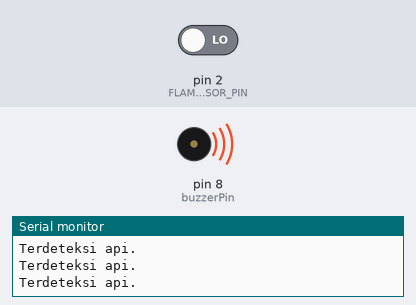
Bench run of a sketch on a simulated Arduino Uno, built with avr-gcc and run on an emulated ATmega328P. Shown: buzzer (waves = sounding, pin HIGH), the last lines printed to the serial monitor. Inputs (shaded band) come from the test bench; at power-on: pin 2 (FLAME_SENSOR_PIN) LOW.

Above: at 4.8 s.
4.9 s: pin 2 (FLAME_SENSOR_PIN) driven HIGH
At 6.5 s:
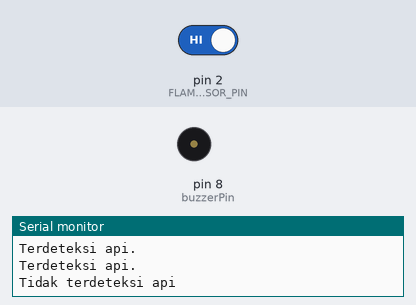
7.6 s: pin 2 (FLAME_SENSOR_PIN) driven LOW
At 9.2 s:
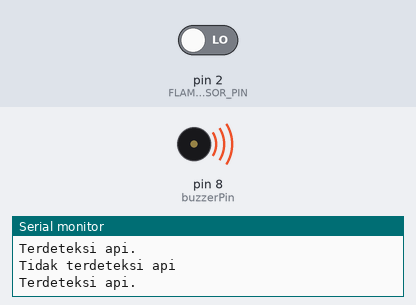
Timing chart, 0 to 10.7 s (numbered marks = the images above; inputs shaded):
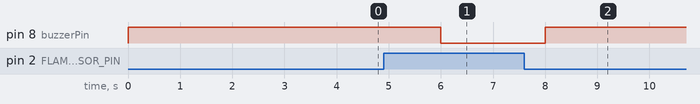

The sketch:

api_buzzer.ino
```cpp
#define FLAME_SENSOR_PIN 2   // Pin flame sensor dihubungkan ke pin digital 2

int buzzerPin = 8; // Pin buzzer

void setup() {
  pinMode(buzzerPin, OUTPUT); // Mendeklarasikan buzzer sebagai output
  Serial.begin(9600);
  pinMode(FLAME_SENSOR_PIN, INPUT);
  Serial.println("Membaca sensor api...");
}

void loop() {
  int flame = digitalRead(FLAME_SENSOR_PIN);

  if (flame == HIGH) {
    Serial.println("Tidak terdeteksi api");
    digitalWrite(buzzerPin, LOW); // Mematikan buzzer
  } else {
    Serial.println("Terdeteksi api.");
    digitalWrite(buzzerPin, HIGH); // Mengaktifkan buzzer

  }

  delay(2000);   // Delay 2 detik sebelum membaca sensor lagi
}
```

Measured:
- after the input at 4.9 s, pin 8 (buzzerPin): HIGH → LOW after 1.1 s
- after the input at 7.6 s, pin 8 (buzzerPin): LOW → HIGH after 0.40 s
